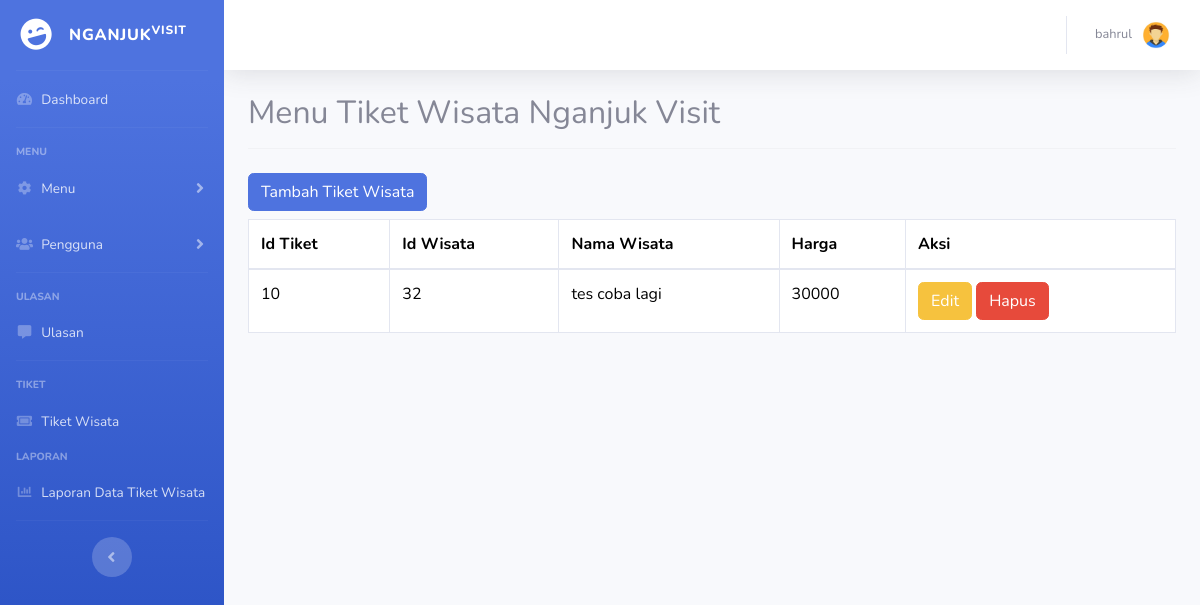
Page /admin/admin_boking_tiket.php (signed in) on the earlier database version.
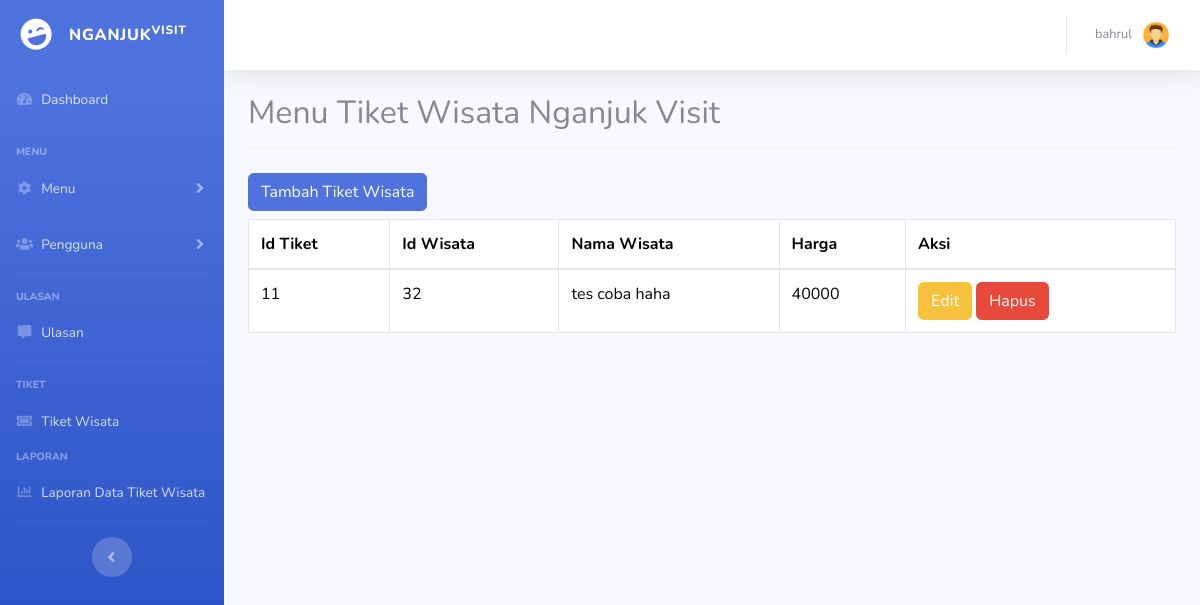
Same page on the later database version.
### tables this page shows
CREATE TABLE `tiket_wisata` (
  `id_tiket` int(11) NOT NULL,
  `id_wisata` int(11) NOT NULL,
  `nama_wisata` varchar(200) NOT NULL,
  `id_user` int(11) NOT NULL,
  `harga_tiket` int(12) NOT NULL
);

### admin/tiket_boking.php (the view, shortened to what this page needs)
<?php
include("../koneksi.php");
$conn = $koneksi;
$sqlTiket = "SELECT * FROM tiket_wisata";
$stm = $conn->prepare($sqlTiket);
$stm->execute();
$result = $stm->get_result();
?>
<div class="container-fluid mb-3">
    <h2>Menu Tiket Wisata Nganjuk Visit</h2>
    <hr>
    <button type="button" class="btn btn-primary mt-2 mb-2" data-bs-toggle="modal" data-bs-target="#tambahTiketModal">
        Tambah Tiket Wisata
    </button>
    <div class="table-responsive">
        <table class="table table-bordered" id="dataTable" width="100%" cellspacing="0">
            <thead>
                <tr>
                    <th>Id Tiket</th>
                    <th>Id Wisata</th>
                    <th>Nama Wisata</th>
                    <th>Harga</th>
                    <th>Aksi</th>
                </tr>
            </thead>
            <tbody>
                <?php while ($row = $result->fetch_assoc()) : ?>
                    <tr>
                        <td><?php echo htmlspecialchars($row['id_tiket']); ?></td>
                        <td><?php echo htmlspecialchars($row['id_wisata']); ?></td>
                        <td><?php echo htmlspecialchars($row['nama_wisata']); ?></td>
                        <td><?php echo htmlspecialchars($row['harga_tiket']); ?></td>
                        <td>
                            <button class="btn btn-warning" data-bs-toggle="modal" data-bs-target="#editModal"
                                data-id="<?php echo $row['id_tiket']; ?>"
                                data-nama="<?php echo $row['nama_wisata']; ?>"
                                data-harga="<?php echo $row['harga_tiket']; ?>">Edit</button>
                            <button class="btn btn-danger" data-bs-toggle="modal" data-bs-target="#deleteModal"
                                data-id="<?php echo $row['id_tiket']; ?>">Hapus</button>
                        </td>
                    </tr>
                <?php endwhile; ?>
            </tbody>
        </table>
    </div>
</div>

Differences in the rows shown:
removed tiket_wisata: id_tiket "10", id_wisata "32", nama_wisata "tes coba lagi", harga_tiket "30000"
added tiket_wisata: id_tiket "11", id_wisata "32", nama_wisata "tes coba haha", harga_tiket "40000"
